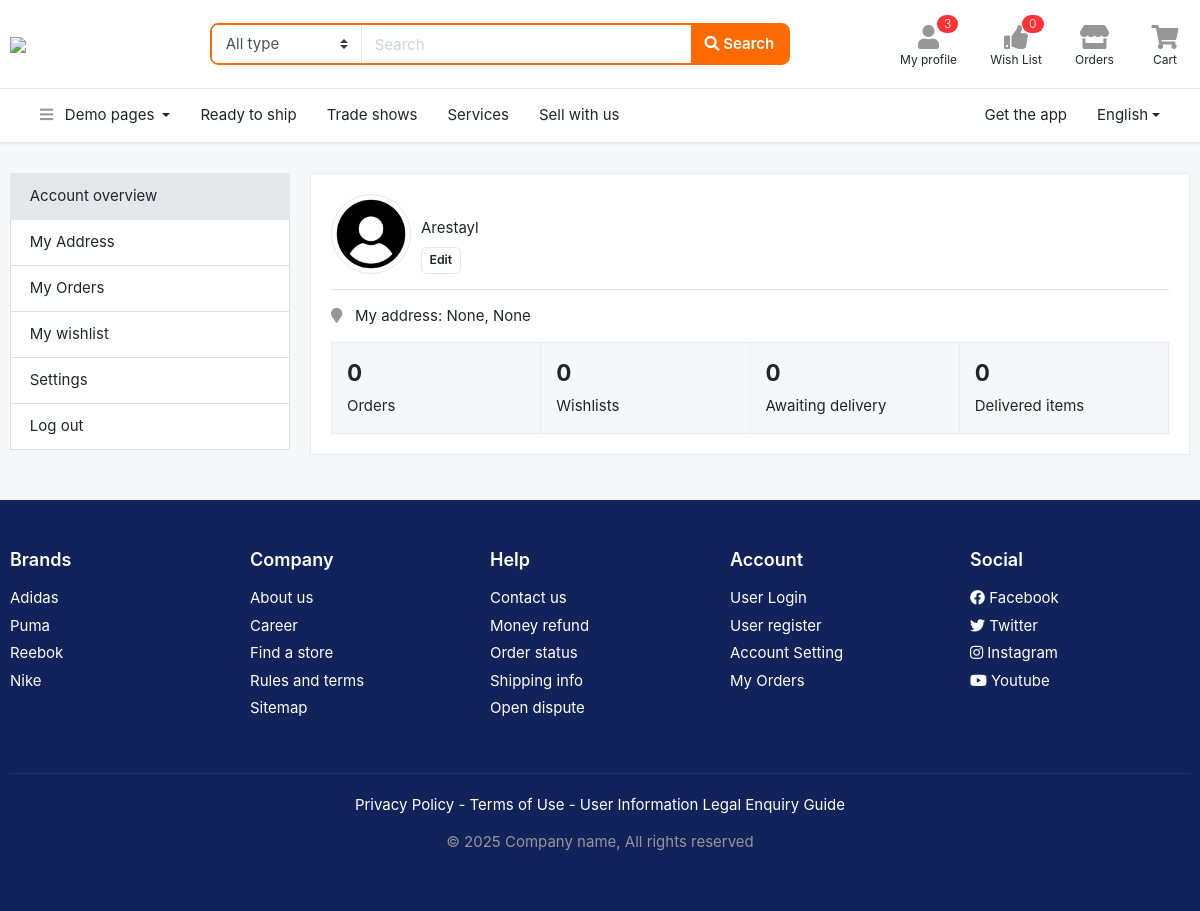
/auth/profile/ (signed in), run on an earlier commit of the app's database.
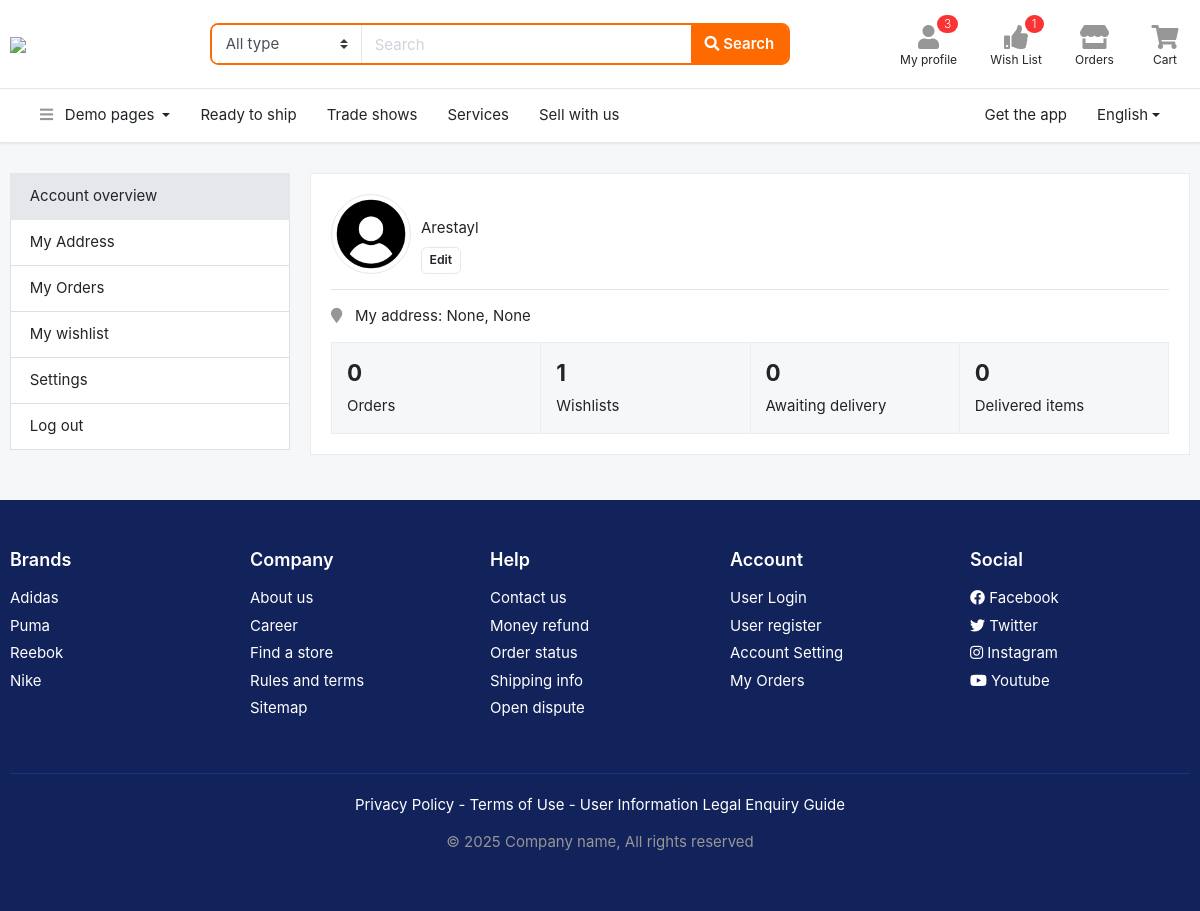
And on a later commit of the database.
### users/models.py (models this page shows, shortened)
class User(AbstractUser):
    class GENDER(models.TextChoices):
        MALE = 'male', 'male'
        FEMALE = 'female', 'female'
    phone = models.CharField(max_length=13)
    gender = models.CharField(max_length=10, choices=GENDER.choices, blank=True, null=True)
    city = models.CharField(max_length=50, blank=True, null=True)
    country = models.CharField(max_length=50, blank=True, null=True)
    confirmation_code = models.CharField(max_length=6, blank=True, null=True)
    confirmed = models.BooleanField(default=False)
    def get_full_address(self):
        return f"{self.country}, {self.city}"

### users/views.py (the view)
# urls.py: path('profile/', ProfileView.as_view(), name='profile'),
class ProfileView(LoginRequiredMixin,View):
    def get(self, request):
        user = request.user
        awaiting_orders = user.order_set.exclude(status=Order.STATUS_CHOICES[3][0]).count()
        order_items = 0
        for order in user.order_set.all():
            order_items += order.orderitems_set.count()
        context = {
            'user': user,
            'awaiting_orders': awaiting_orders,
            'order_items': order_items,
        }
        return render(request, 'profile-main.html', context)

### templates/profile-main.html
{% extends 'base.html' %}
{% block content %}
<section class="section-content padding-y">
    <div class="container">
        <div class="row">
            <aside class="col-md-3">
                <nav class="list-group">
                    <a class="list-group-item active" href="{% url 'profile' %}"> Account overview </a>
                    <a class="list-group-item" href="{% url 'profile-address' %}"> My Address </a>
                    <a class="list-group-item" href="{% url 'orders' %}"> My Orders </a>
                    <a class="list-group-item" href="{% url 'wishlist' %}"> My wishlist </a>
                    <a class="list-group-item" href="{% url 'profile-settings' %}"> Settings </a>
                    <a class="list-group-item" href="{% url 'logaut' %}"> Log out </a>
                </nav>
            </aside>
            <main class="col-md-9">
                <article class="card mb-3">
                    <div class="card-body">
                        <figure class="icontext">
                            <div class="icon">
                                <img class="rounded-circle img-sm border" src="/static/images/profile.png">
                            </div>
                            <div class="text">
                                <strong> {{ user.get_full_name }} </strong> <br>
                                <p class="mb-2"> {{ user.username }} </p>
                                <a href="{% url 'profile-settings' %}" class="btn btn-light btn-sm">Edit</a>
                            </div>
                        </figure>
                        <hr>
                        <p>
                            <i class="fa fa-map-marker text-muted"></i> &nbsp; My address: {{ user.get_full_address }}
                        </p>
                        <article class="card-group card-stat">
                            <figure class="card bg">
                                <div class="p-3">
                                    <h4 class="title">{{ user.order_set.all.count }}</h4>
                                    <span>Orders</span>
                                </div>
                            </figure>
                            <figure class="card bg">
                                <div class="p-3">
                                    <h4 class="title">{{ user.favorite_set.all.count }}</h4>
                                    <span>Wishlists</span>
                                </div>
                            </figure>
                            <figure class="card bg">
                                <div class="p-3">
                                    <h4 class="title">{{ awaiting_orders }}</h4>
                                    <span>Awaiting delivery</span>
                                </div>
                            </figure>
                            <figure class="card bg">
                                <div class="p-3">
                                    <h4 class="title">{{ order_items }}</h4>
                                    <span>Delivered items</span>
                                </div>
                            </figure>
                        </article>
                    </div>
                </article>
            </main>
        </div>
    </div>
</section>
{% endblock %}

### templates/base.html (shortened to what the changed rows need)
<!DOCTYPE HTML>
{% load static %}
<html lang="en">
<head>
<link href="/static/css/bootstrap.css?v=2.0" rel="stylesheet" type="text/css"/>
<link href="/static/fonts/fontawesome/css/all.min.css?v=2.0" type="text/css" rel="stylesheet">
<link href="/static/css/ui.css?v=2.0" rel="stylesheet" type="text/css"/>
<link href="/static/css/responsive.css?v=2.0" rel="stylesheet" type="text/css" />
</head>
<body>
<header class="section-header">
<section class="header-main border-bottom">
	<div class="container">
		<div class="row align-items-center">
			<div class="col-xl-4 col-lg-4 col-md-6">
				<div class="widgets-wrap float-md-right">
					<div class="widget-header mr-3">
						<a href="{% url 'wishlist' %}" class="widget-view">
							<div class="icon-area">
								<i class="fa fa-thumbs-up"></i>
								<span class="notify">{{ request.user.favorite_set.count }}</span>
							</div>
						</a>
					</div>
				</div>
			</div>
		</div>
	</div>
</section>
</header>
{% block content %} {% endblock %}
</body>
</html>

What changed in the data, as far as the page shows it:
changed User "Arestayl": user.favorite_set.count "0" → "1"; favorite_set.all.count "0" → "1"
